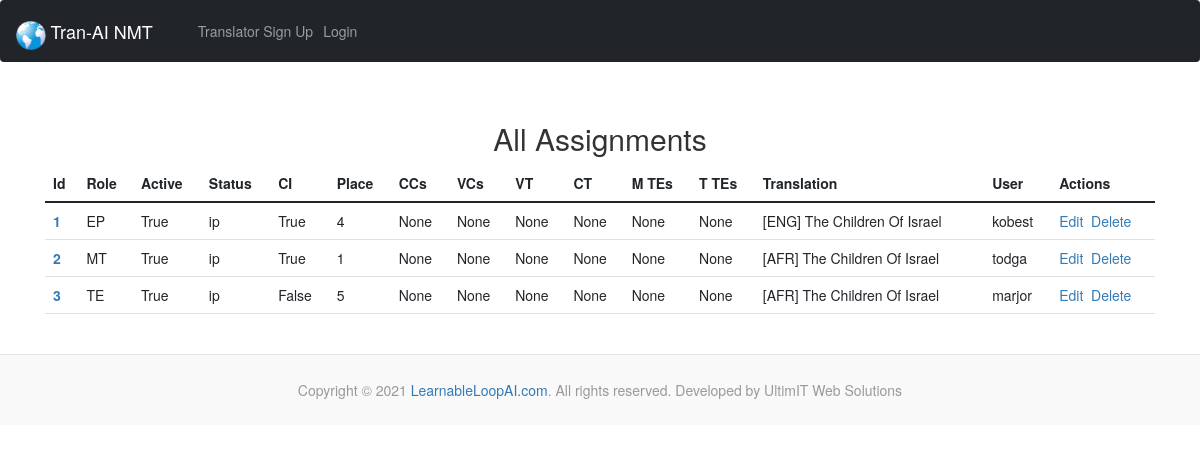
/assignments/, run on the app's committed database.
### todproof/models.py (models this page shows, shortened)
class Assignment(models.Model):
  class Role(models.TextChoices):
    EP = 'EP', _('English Provider (EP)')
    EE = 'EE', _('English Editor (EE)')
    NT = 'NT', _('No Translator (NT)')
    MT = 'MT', _('Machine Translator (MT)')
    HT = 'HT', _('Human Translator (HT)')
    TE = 'TE', _('Translation Editor (TE)')
    SE = 'SE', _('Scripture Editor (SE)')
    PE = 'PE', _('Poetry Editor (PE)')
    CE = 'CE', _('Chief Editor (CE)')
    LA = 'LA', _('Language Administrator (LA)')
  class Status(models.TextChoices):
    ip = 'ip', _('In Process (ip)')
    cd = 'cd', _('Completed (cd)')
    te = 'te', _('TE editing (te)')
    ce = 'ce', _('CE editing (ce)')
    qe = 'qe', _('QE editing (qe)')
    pg = 'pg', _('Publishing (pg)')
    pd = 'pd', _('Published (pd)')
    pr = 'pr', _('Pruned (pr)')
  translation = models.ForeignKey(Translation, blank=False, null=False, on_delete=models.DO_NOTHING, related_name='assignments')
  user = models.ForeignKey(settings.AUTH_USER_MODEL, blank=False, null=False, on_delete=models.DO_NOTHING, related_name='assignments') #for accounts app
  role = models.CharField('Role', max_length=2, validators=[MinLengthValidator(2), MaxLengthValidator(2)], choices=Role.choices, default=Role.TE, blank=False, null=False,)
  active = models.BooleanField('Active', default=False)
  place = models.IntegerField('Place', default=1, validators=[MinValueValidator(1)], blank=False, null=False,)
  context = models.IntegerField('Context', default=0, validators=[MinValueValidator(0), MinValueValidator(10)], blank=False, null=False,)
  ci = models.BooleanField('Content imported', default=False)
  status = models.CharField('Status', max_length=2, validators=[MinLengthValidator(2), MaxLengthValidator(2)], choices=Status.choices, default=Status.ip, blank=False, null=False,)
  ccs = models.IntegerField('Final Create additions', blank=True, null=True,)
  ccs_k = models.IntegerField('- by klearing', blank=True, null=True,)
  ccs_m = models.IntegerField('- by modding', blank=True, null=True,)
  vcs = models.IntegerField('Final Vote additions', blank=True, null=True,)
  vcs_a = models.IntegerField('- by accepting', blank=True, null=True,)
  vcs_c = models.IntegerField('- by creating', blank=True, null=True,)
  vcs_t = models.IntegerField('- by topping', blank=True, null=True,)
  vcs_p = models.IntegerField('- by picking', blank=True, null=True,)
  ct = models.IntegerField('Final Create time (s)', blank=True, null=True,)
  vt = models.IntegerField('Final Vote time (s)', blank=True, null=True,)
  majtes = models.IntegerField('Final Majority Top Changes', blank=True, null=True,)
  tietes = models.IntegerField('Final Tie Top Changes', blank=True, null=True,)
  notes = models.CharField('Notes', max_length=200, blank=True, null=True,)

class Translation(models.Model):
  class Transcription(models.TextChoices):
    ANDES = 'A', _('Andes')
    MAMALIS = 'M', _('Mamalis')
  lan = models.CharField('Language', max_length=3)
  tran_title = models.CharField('Translated title', max_length=70)
  descrip = models.TextField('Description', blank=True, null=True, max_length=500)
  blkc = models.IntegerField('Block count')
  subc = models.IntegerField('Sub-block count')
  senc = models.IntegerField('Sentence count')
  xcrip = models.CharField('Transcription', max_length=1, choices=Transcription.choices, default=Transcription.ANDES, blank=False,)
  li = models.BooleanField('Lookup imported (eng) / translate contributions randomized (oth)')
  pubdate = models.DateField('Publication date', default=datetime.date.today)
  version = models.CharField('Version', max_length=20)
  message = models.ForeignKey(Message, blank=True, null=True, on_delete=models.CASCADE, related_name='translations')
  eng_tran = models.ForeignKey('self', blank=True, null=True, on_delete=models.CASCADE,)
  def __str__(self):
    return self.tran_title

### accounts/models.py (models this page shows)
class CustomUser(AbstractBaseUser, PermissionsMixin):
    email = models.EmailField(_('email address'), unique=True)
    username = models.CharField(_('username'), max_length=6, default='')
    admin = models.BooleanField(default=False)
    is_staff = models.BooleanField(default=False)
    is_active = models.BooleanField(default=True)
    created_at = models.DateTimeField(default=timezone.now)
    cur_assign = models.ForeignKey(Assignment, blank=True, null=True, on_delete=models.CASCADE)
    USERNAME_FIELD = 'email'
    REQUIRED_FIELDS = []
    objects = CustomUserManager()
    def __str__(self):
        return self.username

### todproof/views.py (the view)
# urls.py: path('assignments/', views.index_assignments, name='index-assignments'),
def index_assignments(request):
  assignment_list = Assignment.objects.all()
  return render(request, 'todproof/index_assignments.html', {'assignment_list': assignment_list})

### todproof/templates/todproof/index_assignments.html
{% extends 'todproof/base.html' %}
{% block content %}
<center><h2>All Assignments</h2></center>
<table class="table table-hover">
  <thead>
    <tr>
      <th scope="col">Id</th>
      <th scope="col">Role</th>
      <th scope="col">Active</th>
      <th scope="col">Status</th>
      <th scope="col">CI</th>
      <th scope="col">Place</th>
      <th scope="col">CCs</th>
      <th scope="col">VCs</th>
      <th scope="col">VT</th>
      <th scope="col">CT</th>
      <th scope="col">M TEs</th>
      <th scope="col">T TEs</th>
      <th scope="col">Translation</th>
      <th scope="col">User</th>
      <th scope="col">Actions</th>
    </tr>
  </thead>
  <tbody>
{% for assignment in assignment_list %}
    <tr>
      <th scope="row"><a href="{% url 'show-assignment' assignment.id %}">{{ assignment.id }}</a></th>
      <td>{{ assignment.role }}</td>
      <td>{{ assignment.active }}</td>
      <td>{{ assignment.status }}</td>
      <td>{{ assignment.ci }}</td>
      <td>{{ assignment.place }}</td>
      <td>{{ assignment.ccs }}</td>
      <td>{{ assignment.vcs }}</td>
      <td>{{ assignment.vt }}</td>
      <td>{{ assignment.ct }}</td>
      <td>{{ assignment.majtes }}</td>
      <td>{{ assignment.tietes }}</td>
      <td>{{ assignment.translation }}</td>
      <td>{{ assignment.user }}</td>
      <td><a href="{% url 'update-assignment' assignment.id %}">Edit</a>&nbsp;&nbsp;<a href="{% url 'delete-assignment' assignment.id %}">Delete</a></td>
    </tr>
{% endfor %}
  </tbody>
</table>
{% endblock %}

### data on the page
Assignment: id "1", role "EP", active "True", status "ip", ci "True", place "4", ccs "None", vcs "None", vt "None", ct "None", majtes "None", tietes "None", translation "[ENG] The Children Of Israel", user "kobest"
Assignment: id "2", role "MT", active "True", status "ip", ci "True", place "1", ccs "None", vcs "None", vt "None", ct "None", majtes "None", tietes "None", translation "[AFR] The Children Of Israel", user "todga"
Assignment: id "3", role "TE", active "True", status "ip", ci "False", place "5", ccs "None", vcs "None", vt "None", ct "None", majtes "None", tietes "None", translation "[AFR] The Children Of Israel", user "marjor"
